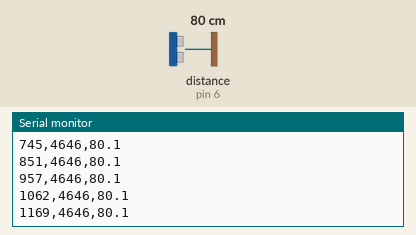
Recording of a sketch running on a simulated Arduino Uno, built with avr-gcc and run on an emulated ATmega328P. Parts: the last lines printed to the serial monitor. Wiring (inferred from the names in the program): ultrasonic range finder: trigger pin 7; echo pin 6. The test bench sets the inputs (shaded band); at power-on: distance to the obstacle (sensor on pin 6) 80 cm. The echo pulse lasts 58.3 µs per cm.

Above: at 1.2 s.
1.3 s: distance to the obstacle (sensor on pin 6) set to 2 cm
At 1.38 s:
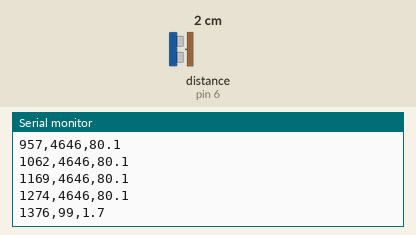
2.8 s: distance to the obstacle (sensor on pin 6) set to 4 cm
At 2.8 s:
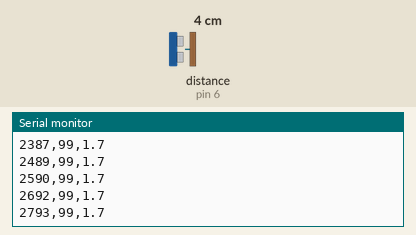
4.3 s: distance to the obstacle (sensor on pin 6) set to 299 cm
At 4.33 s:
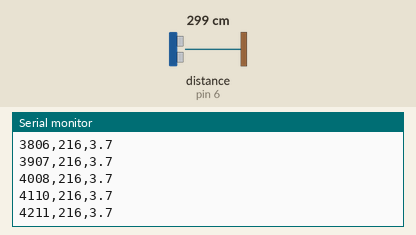
7.3 s: distance to the obstacle (sensor on pin 6) set to 35 cm
At 7.3 s:
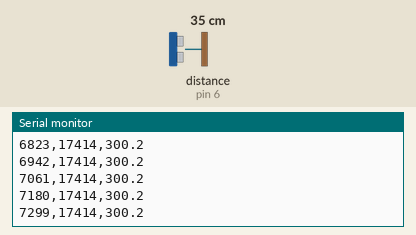
Timing chart, 0 to 10.3 s (numbered marks = the images above; inputs shaded):
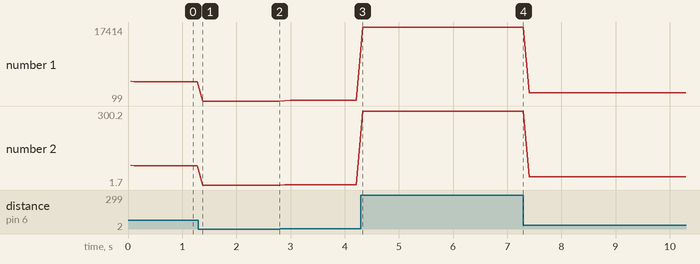

The sketch:

hc-sr04.ino
```cpp
// 실물 점검: HC-SR04 (TRIG=D7, ECHO=D6)
// 10 Hz로 왕복 시간과 거리를 기록합니다. 메아리를 못 받으면 -1입니다.
const byte TRIG_PIN = 7, ECHO_PIN = 6;

void setup() {
  Serial.begin(9600);
  pinMode(TRIG_PIN, OUTPUT);
  pinMode(ECHO_PIN, INPUT);
  Serial.println("# PROBE hc-sr04 v1");
  Serial.println("time_ms,echo_us,distance_cm");
}

void loop() {
  digitalWrite(TRIG_PIN, LOW);
  delayMicroseconds(2);
  digitalWrite(TRIG_PIN, HIGH);
  delayMicroseconds(10);
  digitalWrite(TRIG_PIN, LOW);
  unsigned long us = pulseIn(ECHO_PIN, HIGH, 30000);
  Serial.print(millis());
  Serial.print(',');
  Serial.print(us);
  Serial.print(',');
  if (us == 0) Serial.println(-1);
  else Serial.println(us / 58.0, 1);
  delay(100);
}
```

Measured:
- after the input at 1.3 s, the serial monitor: prints a new line after 0.08 s (image 1)
- plotted number 1: 4646 → 99 after the input at 1.3 s, 99 → 216 after the input at 2.8 s, 216 → 17414 after the input at 4.3 s, 17414 → 2042 after the input at 7.3 s
- plotted number 2: 80.1 → 1.7 after the input at 1.3 s, 1.7 → 3.7 after the input at 2.8 s, 3.7 → 300.2 after the input at 4.3 s, 300.2 → 35.2 after the input at 7.3 s
